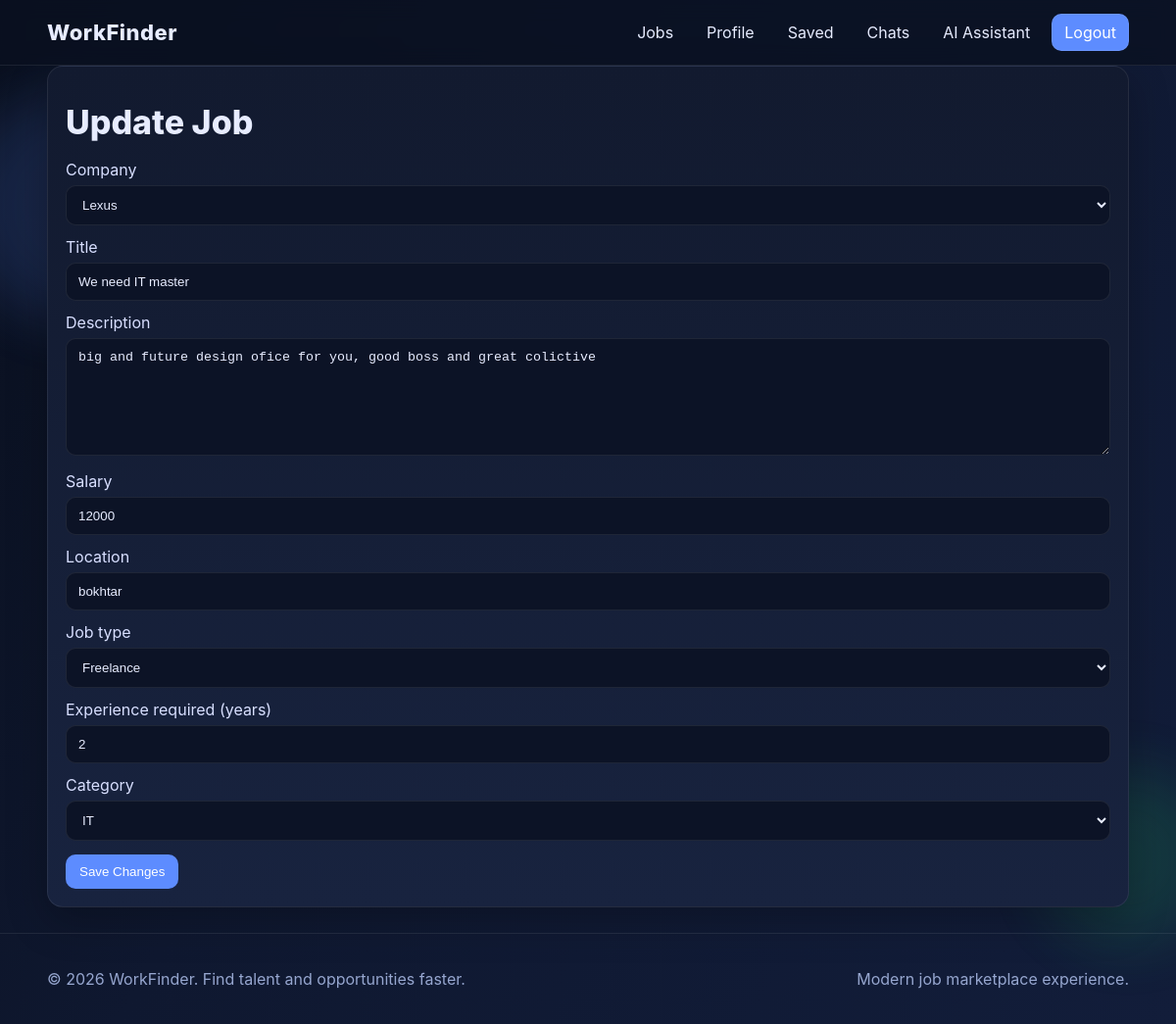
/update_job/4 (signed in), run on the app's committed database.
### work/models.py (models this page shows, shortened)
class Job(models.Model):
    JOB_TYPE = [
        ('full_time', 'Full time'),
        ('part_time', 'Part time'),
        ('freelance', 'Freelance')
    ]
    company = models.ForeignKey(Emploeer, on_delete=models.CASCADE)
    title = models.CharField(max_length=25)
    description = models.TextField()
    sallary = models.PositiveIntegerField()
    location = models.CharField(max_length=50)
    job_type = models.CharField(max_length=25, choices=JOB_TYPE)
    exp_req = models.PositiveIntegerField()
    category = models.ForeignKey(Category, on_delete=models.CASCADE)
    created_at = models.DateTimeField(auto_now_add=True)

class Emploeer(models.Model):
    user = models.OneToOneField(User, on_delete=models.CASCADE)
    company_name = models.CharField(max_length=50)
    about = models.TextField()
    logo = models.ImageField(upload_to='companylogos/')
    location = models.CharField(max_length=50)
    create_at = models.DateTimeField(auto_now_add=True)
    is_creat = models.BooleanField(default=False, null=True, blank=True)

class Category(models.Model):
    name = models.CharField(max_length=50)

### work/views.py (the view, shortened to what this page needs)
# urls.py: path('update_job/<int:pk>', views.update_job, name='update_job'),
@permission_required('work.change_job', login_url='erorpage')
def update_job(request, pk):
    job = get_object_or_404(Job, pk=pk)
    j = Job.objects.get(id = job.id)
    e = Emploeer.objects.all()
    c = Category.objects.all()
    return render(request, 'work/update_job.html', context={'job_types': Job.JOB_TYPE, 'c' : c, 'e' : e, 'j' : j})

### templates/work/update_job.html (shortened to what this page needs)
{% extends "base.html" %}
{% block main %}
<section class="card">
    <h1 class="title">Update Job</h1>
    <form action="" method="post">
        <label>Company</label>
        <select name="company" required>
            {% for i in e %}
                <option value="{{ i.id }}" {% if j.company.id == i.id %}selected{% endif %}>{{ i.company_name }}</option>
            {% endfor %}
        </select>
        <label>Title</label>
        <input type="text" value="{{j.title}}" name="title" required>
        <label>Description</label>
        <textarea name="description">{{j.description}}</textarea>
        <label>Salary</label>
        <input type="number" value="{{j.sallary}}" name="sallary" required>
        <label>Location</label>
        <input type="text" value="{{j.location}}" name="location" required>
        <label>Job type</label>
        <select name="job_type">
            {% for value, name in job_types %}
                <option value="{{ value }}" {% if j.job_type == value %}selected{% endif %}>{{ name }}</option>
            {% endfor %}
        </select>
        <label>Experience required (years)</label>
        <input type="number" value="{{j.exp_req}}" name="exp_req" required>
        <label>Category</label>
        <select name="category" required>
            {% for i in c %}
                <option value="{{ i.id }}" {% if j.category.id == i.id %}selected{% endif %}>{{ i.name }}</option>
            {% endfor %}
        </select>
        <div class="form-actions">
            <button class="btn" type="submit">Save Changes</button>
        </div>
    </form>
</section>
{% endblock %}

### static/css/style.css (style rules this page uses)
:root { --bg:#0a1020; --card:#121a2f; --card-2:#18233f; --text:#e7ecff; --muted:#96a6cf; --primary:#5d8cff; --success:#22c55e; --danger:#ef4444; --border:rgba(255,255,255,.08); }
* { box-sizing:border-box }
body { margin:0; font-family:Inter,Segoe UI,Arial,sans-serif; background:linear-gradient(120deg,#090f1d,#0f1830 40%,#121d3a); color:var(--text); min-height:100vh; }
.btn { background:var(--primary)!important;color:white;padding:10px 14px;border-radius:10px;border:0;cursor:pointer }
.card { background:linear-gradient(180deg,var(--card),var(--card-2)); border:1px solid var(--border); border-radius:16px; padding:18px; box-shadow:0 14px 40px rgba(0,0,0,.25); }
.title { font-size:34px;font-weight:800;margin:18px 0 }
input,textarea,select { width:100%;padding:11px 12px;background:#0c1326;color:var(--text); border:1px solid var(--border);border-radius:10px;outline:0; }
textarea { min-height:120px;resize:vertical }
label { display:block;margin:12px 0 6px;color:#d8dfff }
.form-actions { display:flex;gap:10px;flex-wrap:wrap;margin-top:14px }

### data on the page
Job: company "Lexus", title "We need IT master", description "big and future design ofice for you, good boss and great colictive", sallary "12000", location "bokhtar", job_type "Freelance", exp_req "2", category "IT"
